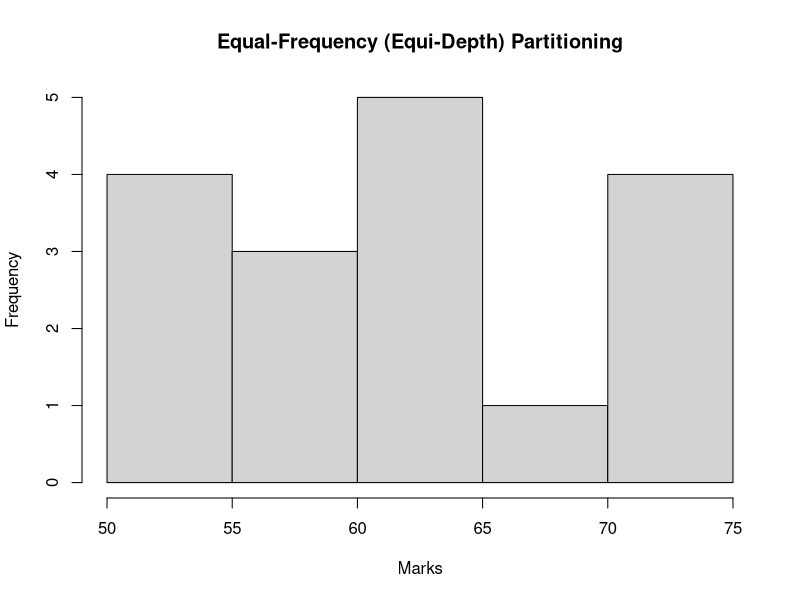
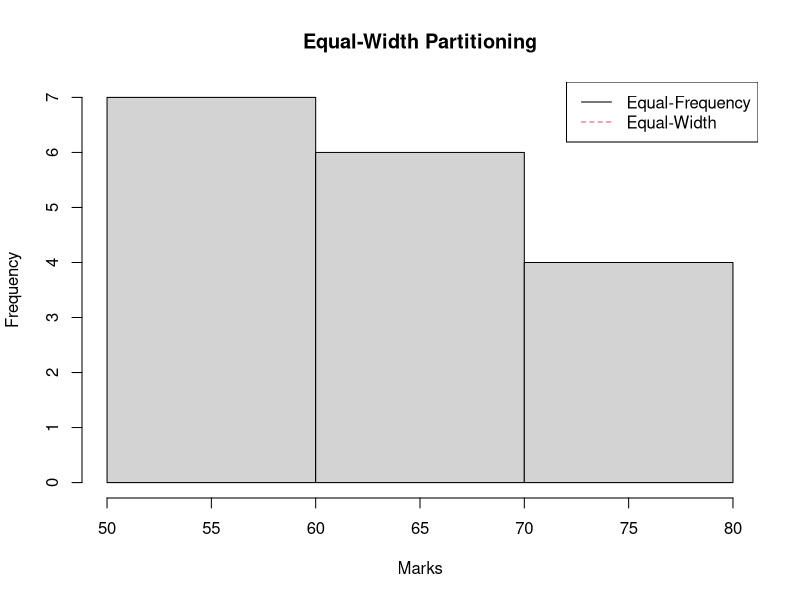

The R script that drew these images, in order:
marks <- c(55, 60, 71, 63, 55, 65, 50, 55, 58, 59, 61, 63, 65, 67, 71, 72, 75)
hist_eq_freq <- hist(marks, breaks = "FD", main = "Equal-Frequency (Equi-Depth) Partitioning",
                     xlab = "Marks", ylab = "Frequency")
hist_eq_width <- hist(marks, breaks = 3, main = "Equal-Width Partitioning",
                      xlab = "Marks", ylab = "Frequency")
legend("topright", legend = c("Equal-Frequency", "Equal-Width"), col = 1:2, lty = 1:2)